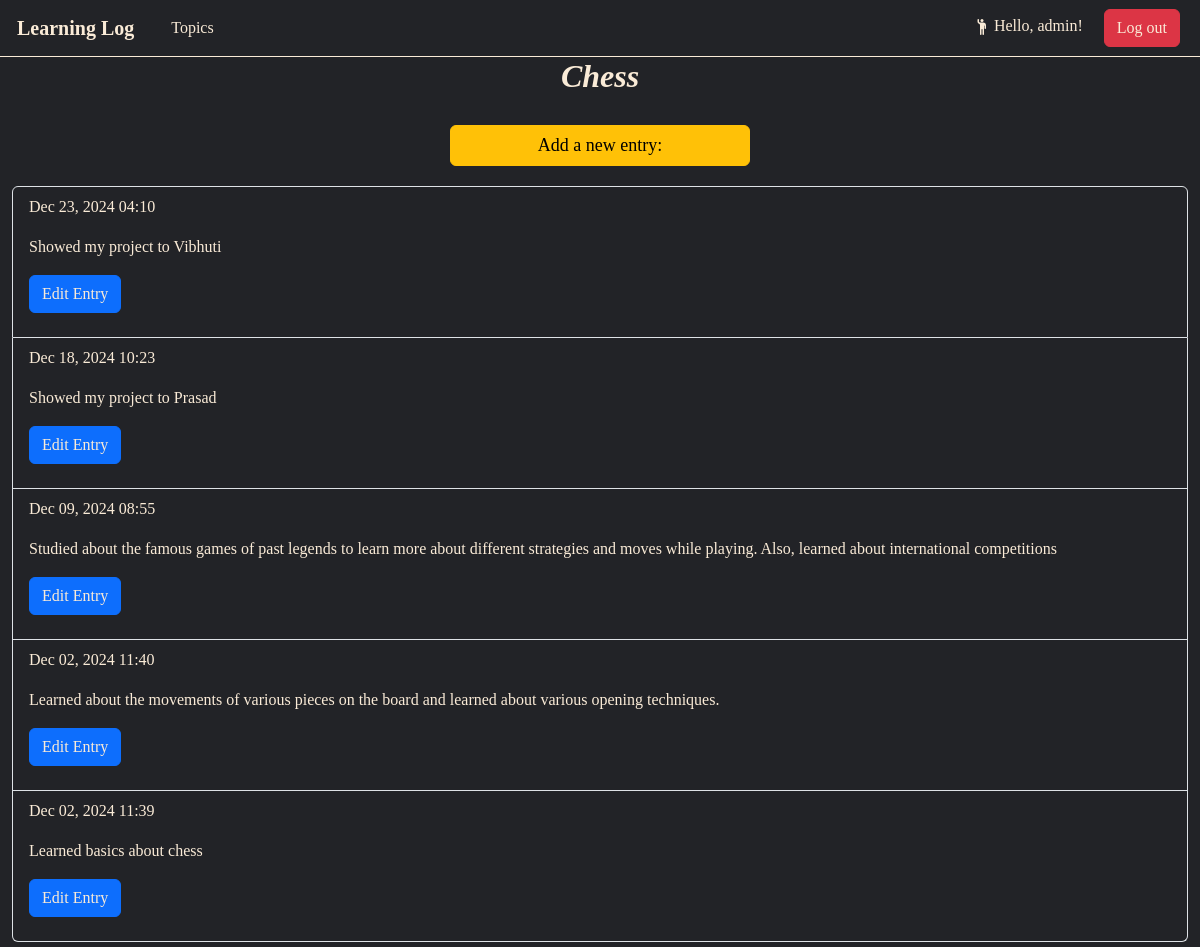
/topics/1 (signed in), run on the app's committed database.
### learning_logs/models.py (models this page shows, shortened)
class Topic(models.Model):
    text = models.CharField(max_length=250)
    date_added = models.DateTimeField(auto_now_add=True)
    owner = models.ForeignKey(User, on_delete=models.CASCADE)
    def __str__(self):
        return self.text

class Entry(models.Model):
    topic = models.ForeignKey(Topic, on_delete=models.CASCADE)
    text = models.TextField()
    date_added = models.DateTimeField(auto_now_add=True)
    class Meta:
        verbose_name_plural = 'entries'

### learning_logs/views.py (the view)
# urls.py: path('topics/<int:topic_id>', views.topic, name='topic'),
@login_required(login_url='users:login')
def topic(request, topic_id):
    topic = get_object_or_404(Topic, id=topic_id)
    if topic.owner != request.user:
        raise Http404
    entries = topic.entry_set.order_by('-date_added')
    context = {'topic':topic, 'entries':entries}
    return render(request, 'learning_logs/topic.html', context)

### learning_logs/templates/learning_logs/topic.html
{% extends 'learning_logs/base.html' %}
{% block content %}
    <div class="container-fluid" style="margin: auto; margin-bottom: 5px;">
        <div class="container-fluid" style="text-align: center;">
            <h2 style=" font-size:xx-large; margin-bottom: 10px; font-family: cursive; font-weight: 800; font-style: italic; color: antiquewhite;"> {{ topic }}</h2>
            <a class="btn btn-primary btn-warning" href="{% url 'learning_logs:new_entry' topic.id %}"
                style="font-size: large; font-family: cursive; margin-top: 20px; width: 300px;">Add a new entry:
            </a>
        </div>
        <ul class="list-group" style="margin-top: 20px; background-color: inherit;">
            {% for entry in entries %}
            <li class="list-group-item" style="font-family: cursive; font-weight: 300; background-color: inherit; color: antiquewhite;">
                <p>{{ entry.date_added|date:"M d, Y H:i" }}</p>
                <p>{{ entry.text }}</p>
                <p>
                    <a class="btn btn-primary" href="{% url 'learning_logs:edit_entry' entry.id %}" style="text-decoration: none; color: antiquewhite; font-family: cursive;">Edit Entry</a>
                </p>
            </li>
            {% empty %}
            <li class="list-group-item">There are no entries for this topic.</li>
            {% endfor %}
        </ul>
    </div>
{% endblock content %}

### learning_logs/templates/learning_logs/base.html (shortened to what this page needs)
<!doctype html>
<html lang="en">
  <head>
    <link href="https://cdn.jsdelivr.net/npm/bootstrap@5.3.3/dist/css/bootstrap.min.css" rel="stylesheet">
  </head>
  <body style="background-color: #222327;">
    <nav class="navbar navbar-expand-lg bg-body-inherit" style="font-family: cursive; border-bottom: 1px solid antiquewhite; width: 100%;">
      <div class="container-fluid">
        <a style="color: antiquewhite;padding: 5px; font-weight: 700;" class="navbar-brand" href="{% url 'learning_logs:index' %}">Learning Log</a>
        <div class="collapse navbar-collapse" id="navbarNavDropdown">
          <ul class="navbar-nav">
            <li class="nav-item mx-2">
              <a style="color: antiquewhite;" class="nav-link" aria-current="page" href="{% url 'learning_logs:topics' %}">Topics</a>
            </li>
          </ul>
            <ul class="nav navbar-nav ms-auto">
              {% if user.is_authenticated %}
                <li class="nav-item mx-2" style="padding: 5px;">
                  <a style="color: antiquewhite;">
                    <span>
                  </span> Hello, {{ user.username }}!</a>
                </li>
                <li class="nav-item mx-2">
                  <button class="btn btn-danger">
                    <a style="color: antiquewhite; text-decoration: none;" href="{% url 'users:logout' %}">Log out</a>
                  </button>
                </li>
              {% endif %}
            </ul>
        </div>
      </div>
    </nav>
  </body>
</html>
{% block content %}{% endblock content %}

### data on the page
Topic: text "Chess"
Entry: date_added "Dec 23, 2024 04:10", text "Showed my project to Vibhuti"
Entry: date_added "Dec 18, 2024 10:23", text "Showed my project to Prasad"
Entry: date_added "Dec 09, 2024 08:55", text "Studied about the famous games of past legends to learn more about different strategies and moves while playing. Also, learned about international competitions"
Entry: date_added "Dec 02, 2024 11:40", text "Learned about the movements of various pieces on the board and learned about various opening techniques."
Entry: date_added "Dec 02, 2024 11:39", text "Learned basics about chess"

### other printed values
{{ user.username }} "admin"
